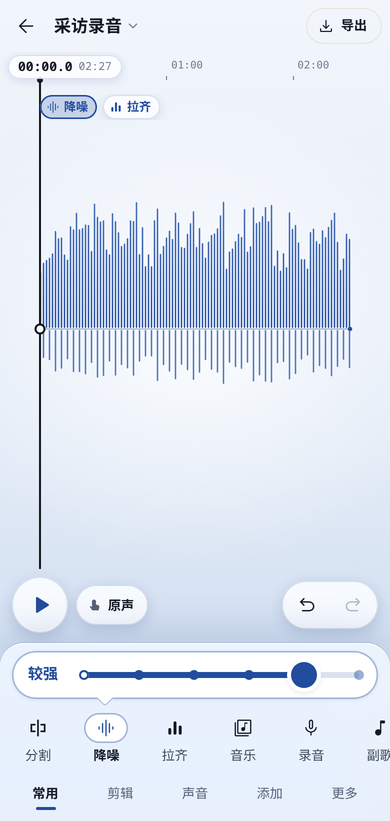
#> input picture workbench/v10/ba/optA-denoise.png, 390 x 821 px, given in place of optA-duck.png.png, which was not available
$ python montage.py ../workbench/v10/ba ../workbench/v10/ba/optA-duck.png ../workbench/v10/ba/optA-duck.png 5 ../workbench/v10/ba/optA-duck.png
#> lines starting #> are read from the running program, lines starting #| are printed output that depends on the picture
import sys, glob, os
from PIL import Image
src, prefix, out, per = sys.argv[1], sys.argv[2], sys.argv[3], int(sys.argv[4]) if len(sys.argv) > 4 else 4
files = [f for f in sorted(glob.glob(os.path.join(src, prefix + 's*.png')))]
order = sys.argv[5].split(',') if len(sys.argv) > 5 else None
if order: files = [os.path.join(src, prefix + n + '.png') for n in order]
scale = 0.5
for k in range(0, len(files), per):
    ims = [Image.open(f) for f in files[k:k+per]]
#> ims = 1 item
    ims = [im.resize((int(im.width*scale), int(im.height*scale))) for im in ims]
    W = sum(im.width for im in ims) + 10*(len(ims)-1); H = max(im.height for im in ims)
#> after `W = sum((im.width for im in ims)) + 10 * (len(ims) - 1)`: W = 195
#> after `H = max((im.height for im in ims))`: H = 410
    canvas = Image.new('RGB', (W, H), (128,128,128))
#> canvas: PIL image 195x410 RGB; every value is 128
    x = 0
    for im in ims: canvas.paste(im, (x, 0)); x += im.width + 10
#> this loop made 1 pass
#> x on pass 1: 205
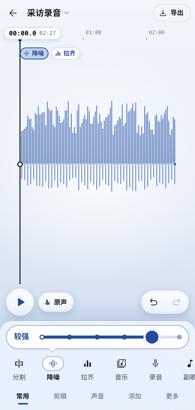
#> canvas: PIL image 195x410 RGB; mean R, G, B 220.8, 229.1, 242.2
#> after the loop, x = 205
    canvas.save(f'{out}-{k//per}.png')
    print(f'{out}-{k//per}.png', [os.path.basename(f) for f in files[k:k+per]])

$ run again, on workbench/v10/ba/optB-denoise.png
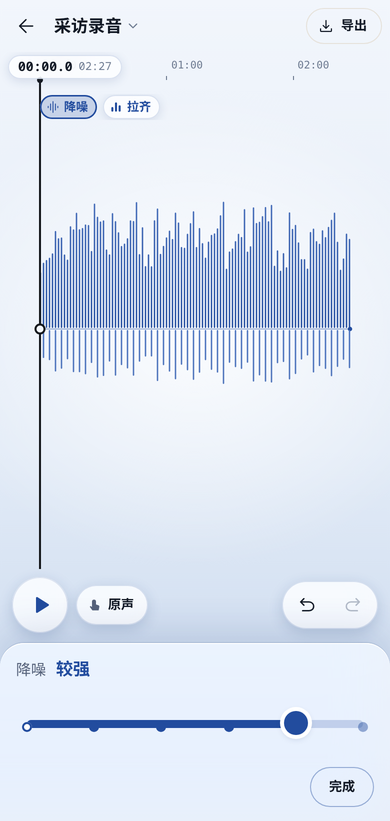
#> input picture workbench/v10/ba/optB-denoise.png, 390 x 821 px, given in place of optB-denoise.png.png, which was not available
#> ims = 1 item
#> W = 195
#> H = 410
#> the loop `for im in ims: canvas.paste(im, (x, 0)); x += im.width + 10` made 1 pass
#> x on pass 1: 205
#> after the loop `for im in ims: canvas.paste(im, (x, 0)); x += im.width + 10`:
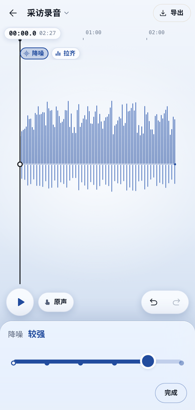
#> canvas: PIL image 195x410 RGB; mean R, G, B 220.5, 229.2, 242.9
#> after the loop `for im in ims: canvas.paste(im, (x, 0)); x += im.width + 10`: x = 205

$ run again, on workbench/v10/ba/optB-tvol.png
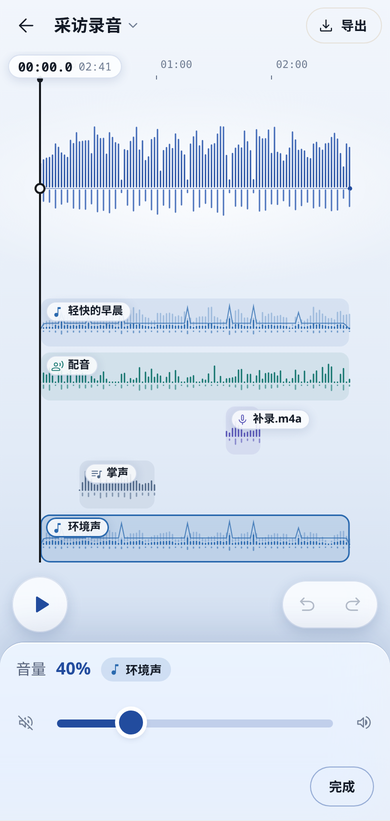
#> input picture workbench/v10/ba/optB-tvol.png, 390 x 821 px, given in place of optB-tvol.png.png, which was not available
#> ims = 1 item
#> W = 195
#> H = 410
#> the loop `for im in ims: canvas.paste(im, (x, 0)); x += im.width + 10` made 1 pass
#> x on pass 1: 205
#> after the loop `for im in ims: canvas.paste(im, (x, 0)); x += im.width + 10`:
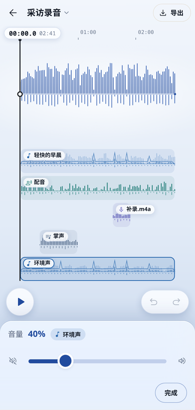
#> canvas: PIL image 195x410 RGB; mean R, G, B 218.1, 228.1, 241.5
#> after the loop `for im in ims: canvas.paste(im, (x, 0)); x += im.width + 10`: x = 205
